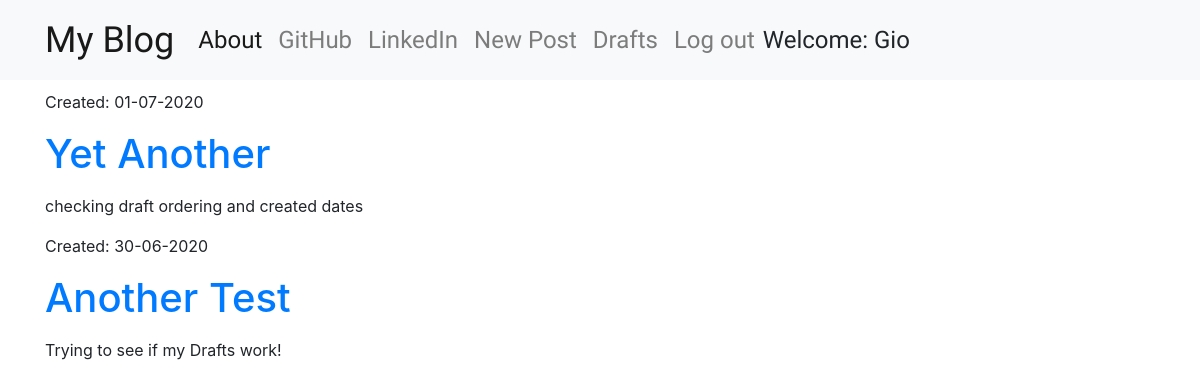
/drafts (signed in), run on the app's committed database.
### blog/models.py (models this page shows, shortened)
class Post(models.Model):
    author = models.ForeignKey('auth.User',on_delete=models.CASCADE)
    title = models.CharField(max_length=200)
    text = models.TextField()
    created_date = models.DateTimeField(default=timezone.now)
    published_date = models.DateTimeField(blank=True,null=True)

### blog/views.py (the view)
# urls.py: path('drafts',views.DraftListView.as_view(),name='post_draft_list'),
class DraftListView(LoginRequiredMixin,ListView):
    login_url = '/login/'
    redirect_field_name = 'blog/post_list.html'
    template_name = 'blog/post_draft_list.html'
    context_object_name = 'draft_posts'
    model = Post
    def get_queryset(self):
        return Post.objects.filter(published_date__isnull=True).order_by('-created_date')

### blog/templates/blog/post_draft_list.html (shortened to what this page needs)
{% extends "blog/base.html" %}
{% block content%}
  {% for post in draft_posts %}
    <div class="post">
      <p class="date">Created: {{post.created_date|date:'d-m-Y'}}</p>
      <h1><a href="{% url 'post_detail' pk=post.pk %}">{{post.title}}</a></h1>
      <p class="postcontent">{{ post.text|safe|linebreaksbr}}</p>
    </div>
  {% endfor %}
{% endblock %}

### blog/templates/blog/base.html (shortened to what this page needs)
<!DOCTYPE html>
{% load static %}
<html lang="en" dir="ltr">
  <head>
    <link rel="stylesheet" href="https://stackpath.bootstrapcdn.com/bootstrap/4.5.0/css/bootstrap.min.css">
    <link href="https://maxcdn.bootstrapcdn.com/font-awesome/4.7.0/css/font-awesome.min.css" rel="stylesheet">
    <link rel="stylesheet" href="//cdn.jsdelivr.net/npm/medium-editor@latest/dist/css/medium-editor.min.css" type="text/css" media="screen" charset="utf-8">
    <link rel="stylesheet" href="{% static 'css/blog.css' %}">
  </head>
  <body class='loader'>
    <nav class="navbar navbar-expand-lg navbar-light bg-light techfont">
      <div class="container">
  <a class="navbar-brand" href="{% url 'post_list' %}">My Blog</a>
  <div class="collapse navbar-collapse" id="navbarNavAltMarkup">
    <div class="navbar-nav">
      <a class="nav-item nav-link active" href="{% url 'about' %}">About</a>
      <a class="nav-item nav-link" href="https://www.github.com">GitHub</a>
      <a class="nav-item nav-link" href="https://www.linkedin.com">LinkedIn</a>
      <div class="navbar-nav align-items-center ml-auto">
        {% if user.is_authenticated %}
          <a class="nav-item nav-link" href="{% url 'post_new' %}">New Post</a>
          <a class="nav-item nav-link" href="{% url 'post_draft_list' %}">Drafts</a>
          <a class="nav-item nav-link" href="{% url 'logout' %}">Log out</a>
          <a >Welcome: {{ user.username }}</a>
        {% else %}
          <a class="nav-item nav-link" href="{% url 'login' %}" aria-label="Login">
            <span class="fa fa-user" aria-hidden="true"></span></a>
        {% endif %}
      </div>
    </div>
  </div>
</div>
</nav>
<div class="content container">
  <div class="row">
    <div class="col-md-8">
      <div class="blog_posts">
        {% block content %}
        {% endblock %}
      </div>
    </div>
  </div>
</div>
  </body>
</html>

### blog/static/css/blog.css (style rules this page uses)
.techfont { font-family: 'Marvel',sans-serif; font-size: 1.5em; margin-bottom: 10px; }
.navbar-brand { font-size: 1.5em; }
.postcontent { font-family: 'Montserrat'; font-size: 1.5em; }
.loader { filter:hue-rotate(0deg); color:linear-gradient(45deg,#0f8,#08f); animation:hue 10000ms infinite linear; }

### data on the page
Post: created_date "01-07-2020", title "Yet Another", text "checking draft ordering and created dates"
Post: created_date "30-06-2020", title "Another Test", text "Trying to see if my Drafts work!"

### other printed values
{{ user.username }} "Gio"
